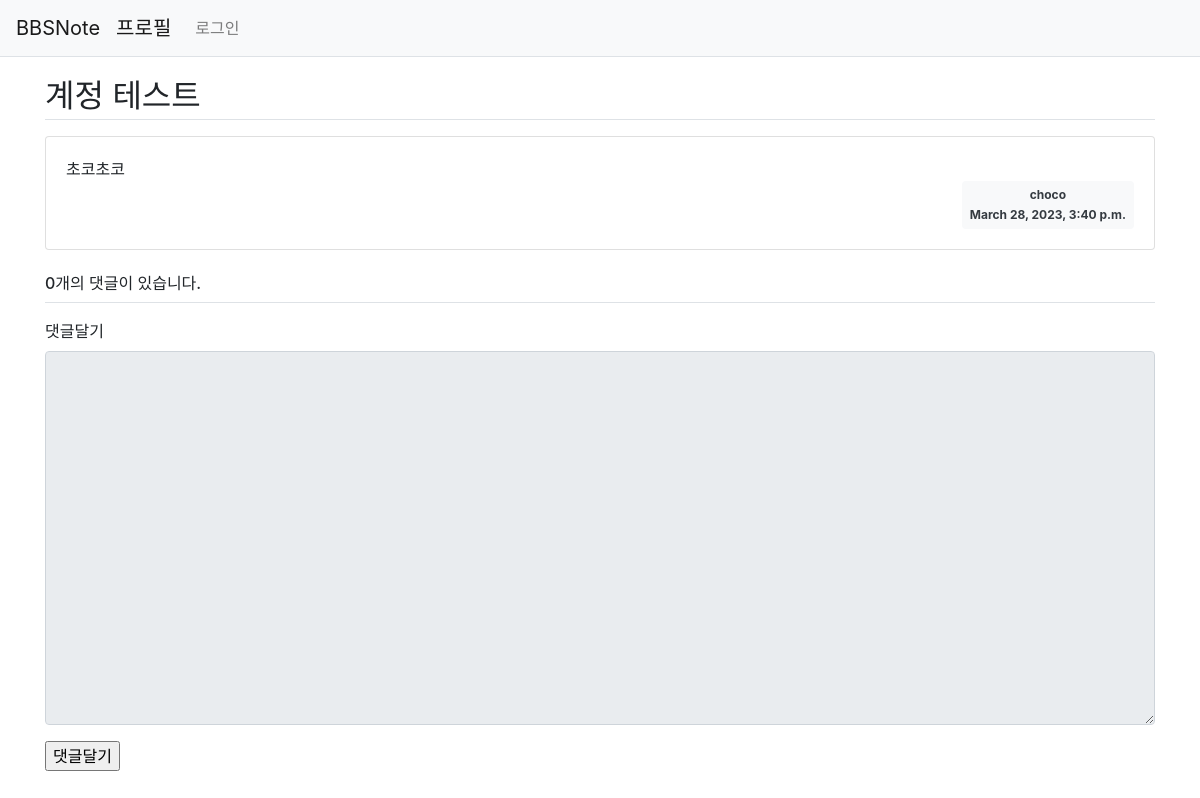
The app's page /bbsnote/12/, older data.
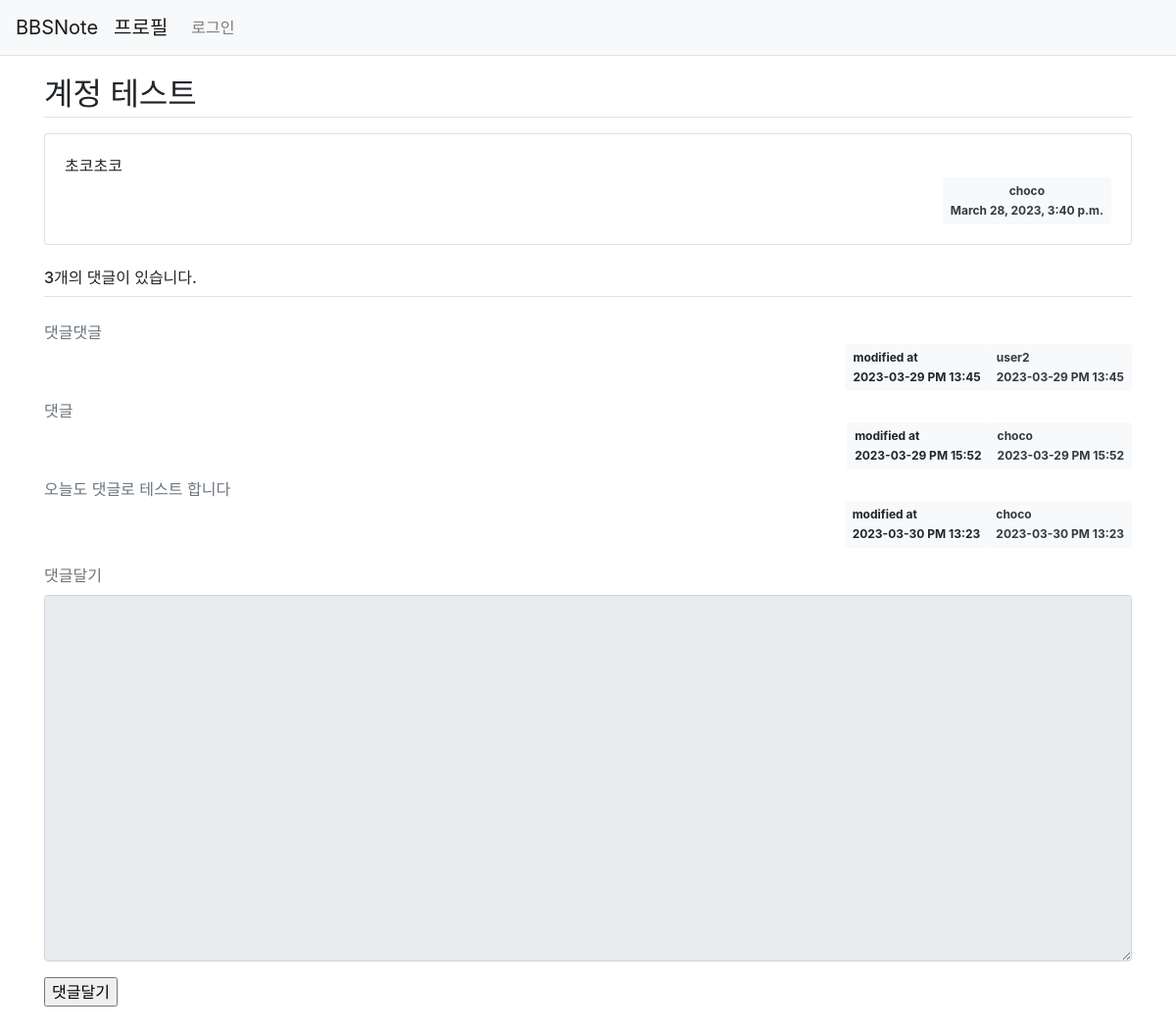
The same page, newer data.
### bbsnote/models.py (models this page shows, shortened)
class Board(models.Model):
    subject = models.CharField(max_length=200)
    content = models.TextField()
    author = models.ForeignKey(User, on_delete=models.CASCADE)
    create_date = models.DateTimeField(auto_now_add=True)
    update_date = models.DateTimeField(auto_now=True)

class Comment(models.Model):
    board = models.ForeignKey(Board, on_delete=models.CASCADE)
    content = models.TextField()
    author = models.ForeignKey(User, on_delete=models.CASCADE)
    create_date = models.DateTimeField(auto_now_add=True)
    update_date = models.DateTimeField(auto_now=True)

### bbsnote/views.py (the view)
# urls.py: path('<int:board_id>/', views.detail, name='detail'),
def detail(request, board_id):
    board = Board.objects.get(id=board_id)
    context = {'board' : board}
    return render(request, 'bbsnote/board_detail.html', context)

### templates/bbsnote/board_detail.html (shortened to what this page needs)
{% load static %}
{% include "navbar.html" %}
{% block content %}
<link rel="stylesheet" type="text/css" href="{% static 'css/bootstrap.min.css' %}">
<div class="container my-3">
    <h2 class="border-bottom py-1">{{board.subject}}</h2>
    <div class="card my-3">
        <div class="card-body">
            <div class="card-text" style="white-space: pre-line;">{{board.content|linebreaksbr}}</div>
            <div class="d-flex justify-content-end">
                <div class="badge bg-light text-dark p-2">
                    <div class="mb-2">{{ board.author.username }}</div>
                    <div>{{ board.create_date }}</div>
                </div>
            </div>
        </div>
    </div>
    <h6 class="border-bottom my-3 py-2">{{board.comment_set.count}}개의 댓글이 있습니다.</h6>
    {% if board.comment_set.count > 0 %}
        <div class="mt-3">
            {% for comment in board.comment_set.all %}
            <div class="comment py-2 text-muted">
                <span style="white-space: pre-line;">{{ comment.content }}</span>
                {% if comment.update_date %}
                <div class="d-flex justify-content-end">
                    <div class="badge badge-light p-2 text-left">
                        <div class="mb-2">modified at</div>
                        <div>{{ comment.update_date|date:'Y-m-d A H:i' }}</div>
                    </div>
                    <div class="badge bg-light text-dark p-2 text-left">
                        <div class="mb-2">{{ comment.author.username }}</div>
                        <div>{{ comment.create_date|date:'Y-m-d A H:i' }}</div>
                    </div>
                </div>
                {% endif %}
            {% endfor %}
            </div>
        </div>
    {% endif %}
    <form action="{% url 'bbsnote:comment_create' board.id %}" method="POST">
        <div class="mb-3">
            <label for="content" class="form-label">댓글달기</label>
            <textarea name="content" id="content" class="form-control" rows="15" {% if not user.is_authenticated %}disabled{% endif%}>
            </textarea>
        </div>
        <input type="submit" value="댓글달기">
    </form>
</div>
{% endblock %}

### templates/navbar.html (shortened to what this page needs)
<nav class="navbar navbar-expand-lg navbar-light bg-light border-bottom">
    <a class="navbar-brand" href="{% url 'bbsnote:index' %}">BBSNote</a>
    <a class ="navbar-brand" href="{% url 'myprofile:main' %}">프로필</a>
    <div class="collapse navbar-collapse flex-grow-0" id="navbarNav">
        <ul class="navbar-nav">
            <li class="nav-item ">
                {% if user.is_authenticated  %}
                <a class="nav-link" href="{% url 'common:logout' %}">{{ user.username }} (로그아웃)</a>
                {% else %}
                <a class="nav-link" href="{% url 'common:login'  %}">로그인</a>
                {% endif %}
            </li>
        </ul>
    </div>
</nav>

Row changes from the older to the newer data that the page shows:
computed for Board "계정 테스트": comment_set.count "0" → "3"
added Comment: content "댓글댓글", update_date "2023-03-29 PM 13:45", author.username "user2", create_date "2023-03-29 PM 13:45"
added Comment: content "댓글", update_date "2023-03-29 PM 15:52", author.username "choco", create_date "2023-03-29 PM 15:52"
added Comment: content "오늘도 댓글로 테스트 합니다", update_date "2023-03-30 PM 13:23", author.username "choco", create_date "2023-03-30 PM 13:23"
